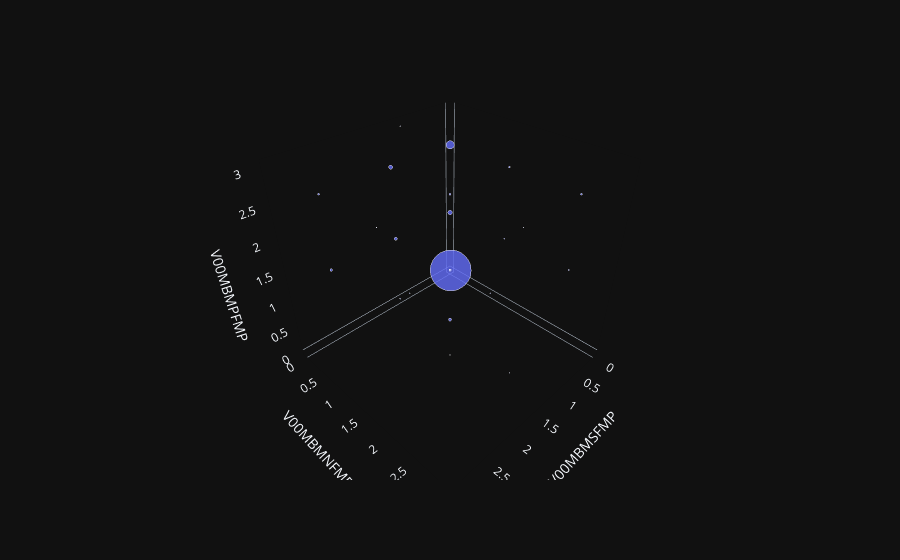

Here is the notebook cell this chart was saved with:
### Code cell
moaks_3d_fmp_scatter = plot_moaks_data(v00_moaks_shared_kl_fmp)
moaks_3d_fmp_scatter.show()

### Figure 1 — Plotly figure (JSON) as saved in the notebook; plotly's stock layout.template omitted (floating-point values rounded to 4 significant figures)
{"data": [{"hovertemplate": "V00MBMSFMP=%{x}<br>V00MBMNFMP=%{y}<br>V00MBMPFMP=%{z}<br>count=%{marker.size}<extra></extra>", "legendgroup": "", "marker": {"color": "#636efa", "opacity": 0.8, "size": [2645, 1, 1, 1, 14, 7, 29, 106, 2, 4, 2, 5, 2, 14, 24, 1, 5, 1, 1, 10, 5, 1, 1, 1], "sizemode": "area", "sizeref": 1.653, "symbol": "circle"}, "mode": "markers", "name": "", "scene": "scene", "showlegend": false, "x": [0.0, 0.0, 1.0, 1.0, 1.0, 1.0, 1.0, 1.0, 1.0, 1.0, 1.0, 1.0, 2.0, 2.0, 2.0, 2.0, 2.0, 2.0, 2.0, 3.0, 3.0, 3.0, 3.0, 3.0], "y": [0.0, 1.0, 0.0, 0.0, 1.0, 1.0, 1.0, 1.0, 2.0, 2.0, 3.0, 3.0, 1.0, 1.0, 1.0, 2.0, 2.0, 3.0, 3.0, 1.0, 1.0, 2.0, 3.0, 3.0], "z": [0.0, 0.0, 0.0, 3.0, 0.0, 1.0, 2.0, 3.0, 2.0, 3.0, 2.0, 3.0, 1.0, 2.0, 3.0, 2.0, 3.0, 1.0, 3.0, 2.0, 3.0, 3.0, 2.0, 3.0], "type": "scatter3d"}], "layout": {"scene": {"domain": {"x": [0.0, 1.0], "y": [0.0, 1.0]}, "xaxis": {"title": {"text": "V00MBMSFMP"}, "showgrid": false}, "yaxis": {"title": {"text": "V00MBMNFMP"}, "showgrid": false}, "zaxis": {"title": {"text": "V00MBMPFMP"}, "showgrid": false}}, "legend": {"tracegroupgap": 0, "itemsizing": "constant"}, "margin": {"t": 60}}}
